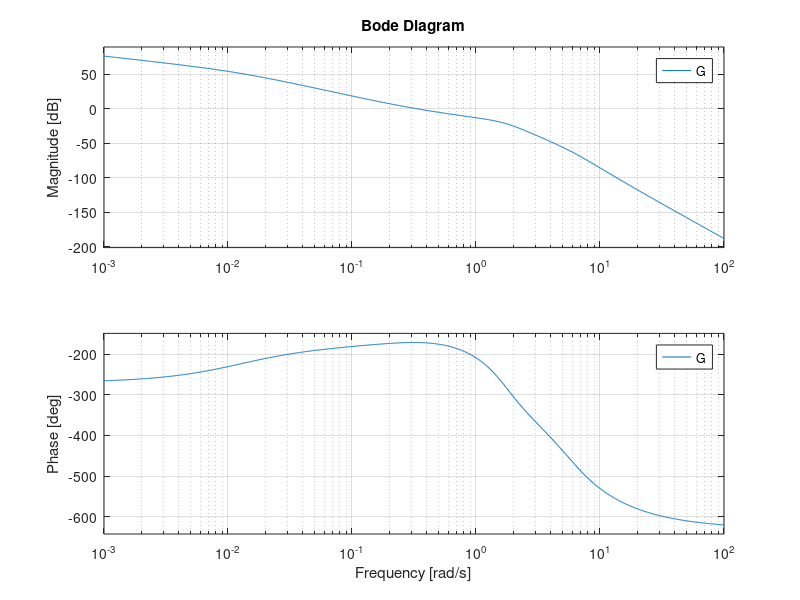

This chart was generated by the following MATLAB code:
s = tf('s');

DELTA_MAX = 3.156;
K = 30.6;

P = (s + 0.35) / (s^6 + 10*s^5 + 60*s^4 + 140*s^3 + 200*s^2 + 125*s - (DELTA_MAX/2));
C = (K - 4*s)/s;

G = P*C;


bode(G)
